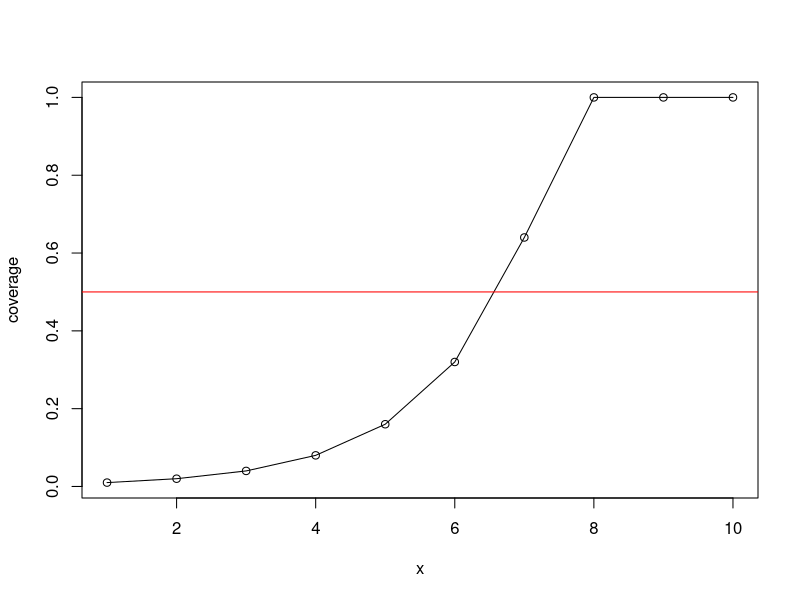

Here is the R script that generated this plot:
## Exercise 1.4 - Lilies on the pond ----
# calculation: 2^(x-1) / 100 
# x ... number of days

# start with 10 days
x <- c(1:10) # first idea 
# x <- seq(from=1, to=20, by=2) # second idea # both work

day1 <- 1/100 # area covered on day 1

coverage <- 2^(x-1) / 100 # calculation of Day 1-10
coverage <- day1*2^(x-1) 

# everything above 1 should be set to one
# select what is bigger than 1
biggerOne <- coverage > 1
coverage[biggerOne] <- 1
coverage[coverage > 1] <- 1 # works the same way, might get to complicated and not be readable

# plot and save an image
pdf("coverageLilies.pdf")
plot(x, coverage)
lines(x, coverage)
abline(h = .5, col = "red")
dev.off()



